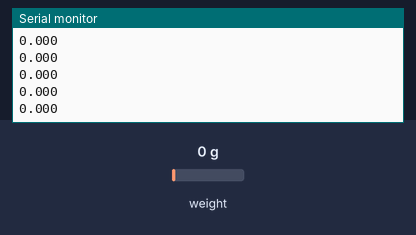
Simulated run of this sketch. Board: Arduino Uno, built with avr-gcc and run on an emulated ATmega328P. On the bench: the last lines printed to the serial monitor. The inputs (shaded band) are chosen by the test bench; at power-on: weight on the scale 0 g.

Above: at 1.2 s.
1.3 s: weight on the scale set to 100 g
At 1.46 s:
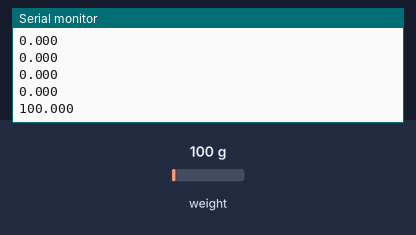
2.8 s: weight on the scale set to 1250 g
At 2.83 s:
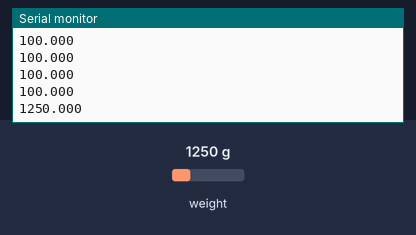
Timing chart, 0 to 5.8 s (numbered marks = the images above; inputs shaded):
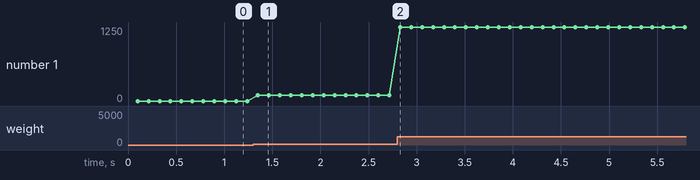

The sketch:

one_loadcell_measure.ino
```cpp
#include <HX711.h>

const int DOUT_PIN1 = 2;
const int SCK_PIN1 = 3;

const float SCALE_FACTOR = 988.3641;
const long OFFSET = -202838L;

HX711 scale;

void setup() {
  // put your setup code here, to run once:
  Serial.begin(115200);
  while(!Serial);

  scale.begin(DOUT_PIN1, SCK_PIN1);

  // Set scale and offset
  scale.set_scale(SCALE_FACTOR);

  scale.set_offset(OFFSET);

}

void loop() {
  // put your main code here, to run repeatedly:

  if(scale.is_ready())
  {
    float w = scale.get_units();

    Serial.print(w, 3);
    Serial.print('\n');
    delay(13);
  }

}
```

Measured:
- after the input at 1.3 s, the serial monitor: prints a new line after 0.05 s (image 1)
- after the input at 2.8 s, the serial monitor: prints a new line at once (image 2)
- plotted number 1: 0 → 100 after the input at 1.3 s, 100 → 1250 after the input at 2.8 s
